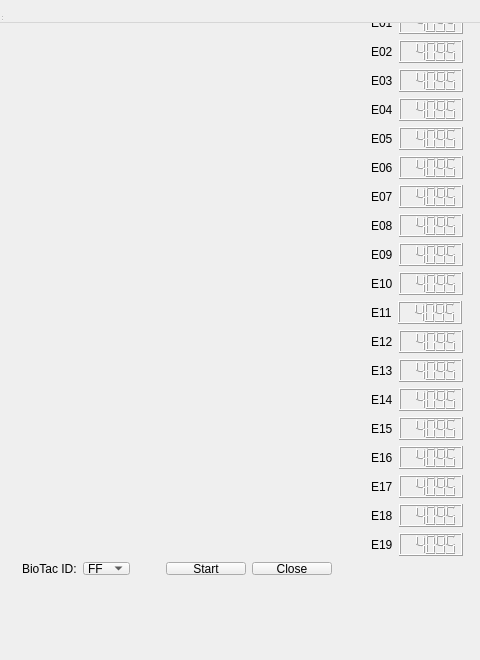
<?xml version="1.0" encoding="UTF-8"?>
<ui version="4.0">
 <class>BioTacGuiWindow</class>
 <widget class="QWidget" name="BioTacGuiWindow">
  <property name="geometry">
   <rect>
    <x>0</x>
    <y>0</y>
    <width>480</width>
    <height>660</height>
   </rect>
  </property>
  <property name="font">
   <font>
    <kerning>true</kerning>
   </font>
  </property>
  <property name="windowTitle">
   <string>ROS BioTac GUI</string>
  </property>
  <widget class="QWidget" name="centralWidget">
   <widget class="QWidget" name="layoutWidget">
    <property name="geometry">
     <rect>
      <x>360</x>
      <y>0</y>
      <width>105</width>
      <height>585</height>
     </rect>
    </property>
    <layout class="QFormLayout" name="formLayout">
     <item row="0" column="0">
      <layout class="QHBoxLayout" name="horizontalLayout">
       <item>
        <widget class="QLabel" name="label">
         <property name="text">
          <string>E01</string>
         </property>
        </widget>
       </item>
       <item>
        <widget class="QLCDNumber" name="lcdE01">
         <property name="palette">
          <palette>
           <active>
            <colorrole role="WindowText">
             <brush brushstyle="SolidPattern">
              <color alpha="255">
               <red>0</red>
               <green>0</green>
               <blue>0</blue>
              </color>
             </brush>
            </colorrole>
           </active>
           <inactive>
            <colorrole role="WindowText">
             <brush brushstyle="SolidPattern">
              <color alpha="255">
               <red>0</red>
               <green>0</green>
               <blue>0</blue>
              </color>
             </brush>
            </colorrole>
           </inactive>
           <disabled>
            <colorrole role="WindowText">
             <brush brushstyle="SolidPattern">
              <color alpha="255">
               <red>150</red>
               <green>147</green>
               <blue>140</blue>
              </color>
             </brush>
            </colorrole>
           </disabled>
          </palette>
         </property>
         <property name="font">
          <font>
           <weight>75</weight>
           <bold>true</bold>
          </font>
         </property>
         <property name="intValue" stdset="0">
          <number>4095</number>
         </property>
        </widget>
       </item>
      </layout>
     </item>
     <item row="1" column="0">
      <layout class="QHBoxLayout" name="horizontalLayout_2">
       <item>
        <widget class="QLabel" name="label_2">
         <property name="text">
          <string>E02</string>
         </property>
        </widget>
       </item>
       <item>
        <widget class="QLCDNumber" name="lcdE02">
         <property name="intValue" stdset="0">
          <number>4095</number>
         </property>
        </widget>
       </item>
      </layout>
     </item>
     <item row="2" column="0">
      <layout class="QHBoxLayout" name="horizontalLayout_3">
       <item>
        <widget class="QLabel" name="label_3">
         <property name="text">
          <string>E03</string>
         </property>
        </widget>
       </item>
       <item>
        <widget class="QLCDNumber" name="lcdE03">
         <property name="intValue" stdset="0">
          <number>4095</number>
         </property>
        </widget>
       </item>
      </layout>
     </item>
     <item row="3" column="0">
      <layout class="QHBoxLayout" name="horizontalLayout_4">
       <item>
        <widget class="QLabel" name="label_4">
         <property name="text">
          <string>E04</string>
         </property>
        </widget>
       </item>
       <item>
        <widget class="QLCDNumber" name="lcdE04">
         <property name="intValue" stdset="0">
          <number>4095</number>
         </property>
        </widget>
       </item>
      </layout>
     </item>
     <item row="4" column="0">
      <layout class="QHBoxLayout" name="horizontalLayout_5">
       <item>
        <widget class="QLabel" name="label_5">
         <property name="text">
          <string>E05</string>
         </property>
        </widget>
       </item>
       <item>
        <widget class="QLCDNumber" name="lcdE05">
         <property name="intValue" stdset="0">
          <number>4095</number>
         </property>
        </widget>
       </item>
      </layout>
     </item>
     <item row="5" column="0">
      <layout class="QHBoxLayout" name="horizontalLayout_6">
       <item>
        <widget class="QLabel" name="label_6">
         <property name="text">
          <string>E06</string>
         </property>
        </widget>
       </item>
       <item>
        <widget class="QLCDNumber" name="lcdE06">
         <property name="intValue" stdset="0">
          <number>4095</number>
         </property>
        </widget>
       </item>
      </layout>
     </item>
     <item row="6" column="0">
      <layout class="QHBoxLayout" name="horizontalLayout_7">
       <item>
        <widget class="QLabel" name="label_7">
         <property name="text">
          <string>E07</string>
         </property>
        </widget>
       </item>
       <item>
        <widget class="QLCDNumber" name="lcdE07">
         <property name="intValue" stdset="0">
          <number>4095</number>
         </property>
        </widget>
       </item>
      </layout>
     </item>
     <item row="7" column="0">
      <layout class="QHBoxLayout" name="horizontalLayout_8">
       <item>
        <widget class="QLabel" name="label_8">
         <property name="text">
          <string>E08</string>
         </property>
        </widget>
       </item>
       <item>
        <widget class="QLCDNumber" name="lcdE08">
         <property name="intValue" stdset="0">
          <number>4095</number>
         </property>
        </widget>
       </item>
      </layout>
     </item>
     <item row="8" column="0">
      <layout class="QHBoxLayout" name="horizontalLayout_9">
       <item>
        <widget class="QLabel" name="label_9">
         <property name="text">
          <string>E09</string>
         </property>
        </widget>
       </item>
       <item>
        <widget class="QLCDNumber" name="lcdE09">
         <property name="intValue" stdset="0">
          <number>4095</number>
         </property>
        </widget>
       </item>
      </layout>
     </item>
     <item row="9" column="0">
      <layout class="QHBoxLayout" name="horizontalLayout_10">
       <item>
        <widget class="QLabel" name="label_10">
         <property name="text">
          <string>E10</string>
         </property>
        </widget>
       </item>
       <item>
        <widget class="QLCDNumber" name="lcdE10">
         <property name="intValue" stdset="0">
          <number>4095</number>
         </property>
        </widget>
       </item>
      </layout>
     </item>
     <item row="10" column="0">
      <layout class="QHBoxLayout" name="horizontalLayout_11">
       <item>
        <widget class="QLabel" name="label_11">
         <property name="text">
          <string>E11</string>
         </property>
        </widget>
       </item>
       <item>
        <widget class="QLCDNumber" name="lcdE11">
         <property name="intValue" stdset="0">
          <number>4095</number>
         </property>
        </widget>
       </item>
      </layout>
     </item>
     <item row="11" column="0">
      <layout class="QHBoxLayout" name="horizontalLayout_12">
       <item>
        <widget class="QLabel" name="label_12">
         <property name="text">
          <string>E12</string>
         </property>
        </widget>
       </item>
       <item>
        <widget class="QLCDNumber" name="lcdE12">
         <property name="intValue" stdset="0">
          <number>4095</number>
         </property>
        </widget>
       </item>
      </layout>
     </item>
     <item row="12" column="0">
      <layout class="QHBoxLayout" name="horizontalLayout_13">
       <item>
        <widget class="QLabel" name="label_13">
         <property name="text">
          <string>E13</string>
         </property>
        </widget>
       </item>
       <item>
        <widget class="QLCDNumber" name="lcdE13">
         <property name="intValue" stdset="0">
          <number>4095</number>
         </property>
        </widget>
       </item>
      </layout>
     </item>
     <item row="13" column="0">
      <layout class="QHBoxLayout" name="horizontalLayout_14">
       <item>
        <widget class="QLabel" name="label_14">
         <property name="text">
          <string>E14</string>
         </property>
        </widget>
       </item>
       <item>
        <widget class="QLCDNumber" name="lcdE14">
         <property name="intValue" stdset="0">
          <number>4095</number>
         </property>
        </widget>
       </item>
      </layout>
     </item>
     <item row="14" column="0">
      <layout class="QHBoxLayout" name="horizontalLayout_15">
       <item>
        <widget class="QLabel" name="label_15">
         <property name="text">
          <string>E15</string>
         </property>
        </widget>
       </item>
       <item>
        <widget class="QLCDNumber" name="lcdE15">
         <property name="intValue" stdset="0">
          <number>4095</number>
         </property>
        </widget>
       </item>
      </layout>
     </item>
     <item row="15" column="0">
      <layout class="QHBoxLayout" name="horizontalLayout_16">
       <item>
        <widget class="QLabel" name="label_16">
         <property name="text">
          <string>E16</string>
         </property>
        </widget>
       </item>
       <item>
        <widget class="QLCDNumber" name="lcdE16">
         <property name="intValue" stdset="0">
          <number>4095</number>
         </property>
        </widget>
       </item>
      </layout>
     </item>
     <item row="16" column="0">
      <layout class="QHBoxLayout" name="horizontalLayout_17">
       <item>
        <widget class="QLabel" name="label_17">
         <property name="text">
          <string>E17</string>
         </property>
        </widget>
       </item>
       <item>
        <widget class="QLCDNumber" name="lcdE17">
         <property name="intValue" stdset="0">
          <number>4095</number>
         </property>
        </widget>
       </item>
      </layout>
     </item>
     <item row="17" column="0">
      <layout class="QHBoxLayout" name="horizontalLayout_18">
       <item>
        <widget class="QLabel" name="label_18">
         <property name="text">
          <string>E18</string>
         </property>
        </widget>
       </item>
       <item>
        <widget class="QLCDNumber" name="lcdE18">
         <property name="intValue" stdset="0">
          <number>4095</number>
         </property>
        </widget>
       </item>
      </layout>
     </item>
     <item row="18" column="0">
      <layout class="QHBoxLayout" name="horizontalLayout_19">
       <item>
        <widget class="QLabel" name="label_19">
         <property name="text">
          <string>E19</string>
         </property>
        </widget>
       </item>
       <item>
        <widget class="QLCDNumber" name="lcdE19">
         <property name="intValue" stdset="0">
          <number>4095</number>
         </property>
        </widget>
       </item>
      </layout>
     </item>
    </layout>
   </widget>
   <widget class="QWidget" name="">
    <property name="geometry">
     <rect>
      <x>11</x>
      <y>551</y>
      <width>332</width>
      <height>35</height>
     </rect>
    </property>
    <layout class="QGridLayout" name="gridLayout_3">
     <item row="0" column="0">
      <layout class="QGridLayout" name="gridLayout">
       <item row="0" column="0">
        <widget class="QLabel" name="label_20">
         <property name="text">
          <string>BioTac ID:</string>
         </property>
        </widget>
       </item>
       <item row="0" column="1">
        <widget class="QComboBox" name="btSelect">
         <property name="enabled">
          <bool>true</bool>
         </property>
         <property name="iconSize">
          <size>
           <width>16</width>
           <height>16</height>
          </size>
         </property>
         <property name="frame">
          <bool>true</bool>
         </property>
         <item>
          <property name="text">
           <string>FF</string>
          </property>
         </item>
         <item>
          <property name="text">
           <string>MF</string>
          </property>
         </item>
         <item>
          <property name="text">
           <string>RF</string>
          </property>
         </item>
         <item>
          <property name="text">
           <string>LF</string>
          </property>
         </item>
         <item>
          <property name="text">
           <string>TH</string>
          </property>
         </item>
        </widget>
       </item>
      </layout>
     </item>
     <item row="0" column="1">
      <spacer name="horizontalSpacer">
       <property name="orientation">
        <enum>Qt::Horizontal</enum>
       </property>
       <property name="sizeHint" stdset="0">
        <size>
         <width>18</width>
         <height>20</height>
        </size>
       </property>
      </spacer>
     </item>
     <item row="0" column="2">
      <layout class="QGridLayout" name="gridLayout_2">
       <item row="0" column="0">
        <widget class="QPushButton" name="startButton">
         <property name="text">
          <string>Start</string>
         </property>
        </widget>
       </item>
       <item row="0" column="1">
        <widget class="QPushButton" name="closeButton">
         <property name="text">
          <string>Close</string>
         </property>
        </widget>
       </item>
      </layout>
     </item>
    </layout>
   </widget>
  </widget>
  <widget class="QMenuBar" name="menuBar">
   <property name="geometry">
    <rect>
     <x>0</x>
     <y>0</y>
     <width>480</width>
     <height>23</height>
    </rect>
   </property>
  </widget>
  <widget class="QToolBar" name="mainToolBar">
   <attribute name="toolBarArea">
    <enum>TopToolBarArea</enum>
   </attribute>
   <attribute name="toolBarBreak">
    <bool>false</bool>
   </attribute>
  </widget>
  <widget class="QStatusBar" name="statusBar"/>
 </widget>
 <layoutdefault spacing="6" margin="11"/>
 <resources/>
 <connections/>
</ui>
